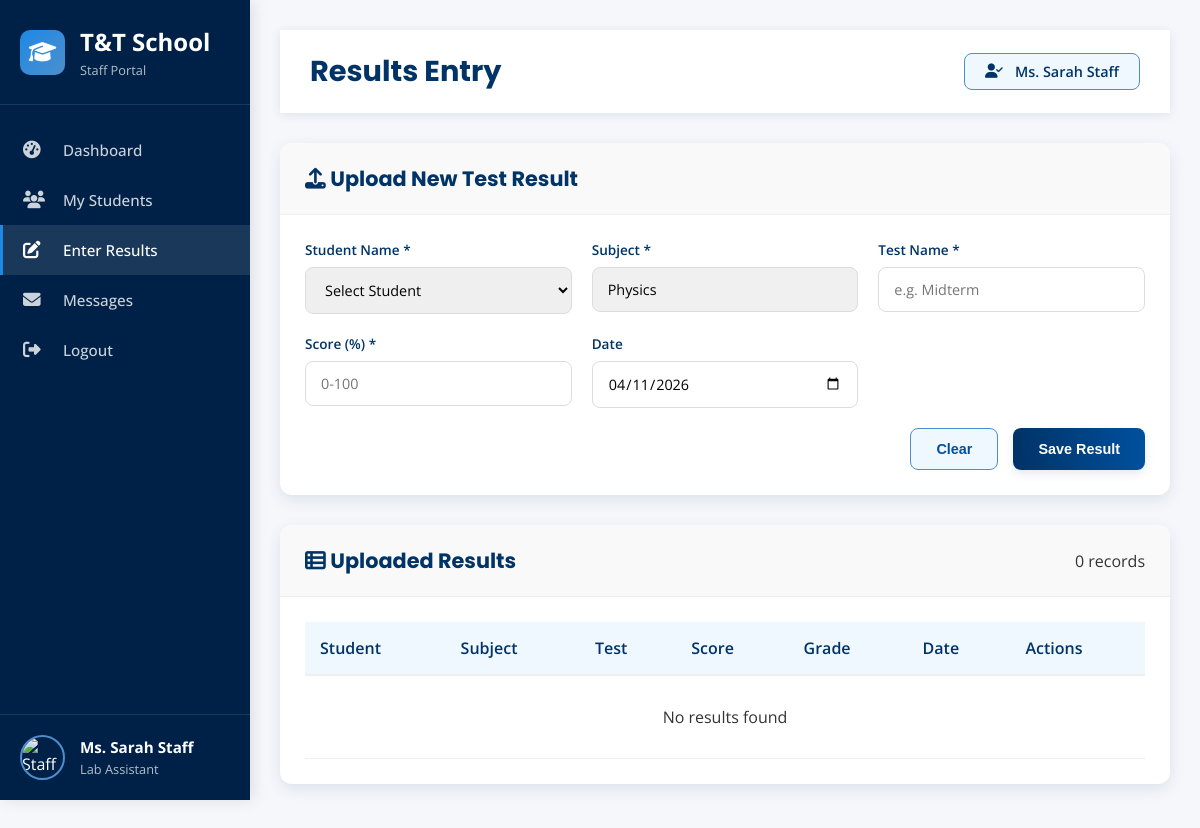
/staff/enter_results.php (signed in), run on the app's committed database.
### tables this page shows
CREATE TABLE IF NOT EXISTS `staff` (
  `staff_id` int(11) NOT NULL AUTO_INCREMENT,
  `full_name` varchar(100) NOT NULL,
  `email` varchar(100) NOT NULL,
  `password` varchar(255) NOT NULL,
  `qualification` varchar(100) DEFAULT NULL,
  `subject` varchar(100) DEFAULT NULL,
  `position` varchar(50) DEFAULT NULL,
  `phone` varchar(20) DEFAULT NULL,
  `image` varchar(255) DEFAULT NULL,
  `created_at` timestamp NOT NULL DEFAULT current_timestamp(),
  PRIMARY KEY (`staff_id`),
  UNIQUE KEY `email` (`email`)
);

### staff/enter_results.php (the view, shortened to what this page needs)
<?php
require_once '../include/config.php';
$staff_id = $_SESSION['user_id'];
try {
    $pdo->query("CREATE TABLE IF NOT EXISTS `student_results` (
      `result_id` int(11) NOT NULL AUTO_INCREMENT,
      `student_id` int(11) NOT NULL,
      `staff_id` int(11) NOT NULL,
      `subject` varchar(100) NOT NULL,
      `test_name` varchar(100) NOT NULL,
      `score` decimal(5,2) NOT NULL,
      `grade` varchar(2) NOT NULL,
      `created_at` timestamp NOT NULL DEFAULT current_timestamp(),
      PRIMARY KEY (`result_id`),
      KEY `student_id` (`student_id`),
      KEY `staff_id` (`staff_id`)
    ) ENGINE=InnoDB DEFAULT CHARSET=utf8mb4;");
} catch (PDOException $e) {
}
$query = "SELECT * FROM staff WHERE staff_id = ?";
$stmt = $pdo->prepare($query);
$stmt->execute([$staff_id]);
$staff = $stmt->fetch(PDO::FETCH_ASSOC);
$staff_name_display = $staff['full_name'] ?? 'Staff Member';
$results_query = "
    SELECT r.*, s.full_name as student_name
    FROM student_results r
    JOIN students s ON r.student_id = s.student_id
    WHERE r.staff_id = ?
    ORDER BY r.created_at DESC
";
$stmt = $pdo->prepare($results_query);
$stmt->execute([$staff_id]);
$results = $stmt->fetchAll(PDO::FETCH_ASSOC);
?>
<!DOCTYPE html>
<html lang="en">
<head>
    <link rel="stylesheet" href="https://cdnjs.cloudflare.com/ajax/libs/font-awesome/6.4.0/css/all.min.css">
</head>
<body>
<div class="container">
    <?php include '../include/staff_sidebar.php'; ?>
    <div class="main-content">
        <div class="top-header">
            <div class="header-left">
                <div class="page-title">
                    <h1>Results Entry</h1>
                </div>
            </div>
            <div class="staff-badge">
                <i class="fas fa-user-check"></i>
                <span><?php echo htmlspecialchars($staff_name_display); ?></span>
            </div>
        </div>
        <div class="card">
            <div class="card-header">
                <h2><i class="fas fa-upload"></i> Upload New Test Result</h2>
            </div>
            <div class="card-body">
                <form method="POST">
                    <div class="form-grid">
                        <div class="input-group">
                            <label>Student Name *</label>
                            <select name="student_id" required>
                                <option value="">Select Student</option>
                            </select>
                        </div>
                        <div class="input-group">
                            <label>Subject *</label>
                            <input type="text" name="subject" value="<?php echo htmlspecialchars($staff_subject); ?>" readonly style="background-color: #f0f0f0;">
                        </div>
                        <div class="input-group">
                            <label>Test Name *</label>
                            <input type="text" name="test_name" placeholder="e.g. Midterm" required>
                        </div>
                        <div class="input-group">
                            <label>Score (%) *</label>
                            <input type="number" name="score" min="0" max="100" step="0.01" placeholder="0-100" required>
                        </div>
                        <div class="input-group">
                            <label>Date</label>
                            <input type="date" name="result_date" value="<?php echo date('Y-m-d'); ?>" required>
                        </div>
                    </div>
                    <div style="display: flex; justify-content: flex-end; gap: 15px;">
                        <button type="reset" class="btn btn-outline">Clear</button>
                        <button type="submit" class="btn btn-primary">Save Result</button>
                    </div>
                </form>
            </div>
        </div>
        <div class="card">
            <div class="card-header">
                <h2><i class="fas fa-table-list"></i> Uploaded Results</h2>
                <div><span><?php echo count($results); ?></span> records</div>
            </div>
            <div class="card-body">
                <div class="table-wrapper">
                    <table class="results-table">
                        <thead>
                            <tr>
                                <th>Student</th>
                                <th>Subject</th>
                                <th>Test</th>
                                <th>Score</th>
                                <th>Grade</th>
                                <th>Date</th>
                                <th>Actions</th>
                            </tr>
                        </thead>
                        <tbody>
                            <?php if (empty($results)): ?>
                                <tr>
                                    <td colspan="7" style="text-align:center; padding: 30px;">No results found</td>
                                </tr>
                            <?php endif; ?>
                        </tbody>
                    </table>
                </div>
            </div>
        </div>
    </div>
</div>
</body>
</html>

### include/staff_sidebar.php (shortened to what this page needs)
<?php
$currentPage = basename($_SERVER['PHP_SELF']);
require_once __DIR__ . '/config.php';
$staff_name = "Staff Member";
$staff_position = "Teacher";
$staff_image = "../assets/images/staff/default.png";
if (isset($_SESSION['user_id']) && $_SESSION['role'] === 'staff') {
    $stmt = $pdo->prepare("SELECT * FROM staff WHERE staff_id = ?");
    $stmt->execute([$_SESSION['user_id']]);
    $staff = $stmt->fetch();
    if ($staff) {
        $staff_name = $staff['full_name'];
        $staff_position = $staff['position'];
        $staff_subject = $staff['subject'];
    }
}
?>
<div class="sidebar" id="sidebar">
    <div class="sidebar-header">
        <div class="logo-icon">
            <i class="fas fa-graduation-cap"></i>
        </div>
        <div class="logo-text">
            <h2>T&T School</h2>
            <p>Staff Portal</p>
        </div>
    </div>
    <div class="sidebar-menu">
        <a href="dashboard.php" class="menu-item <?php echo ($currentPage == 'dashboard.php') ? 'active' : ''; ?>">
            <i class="fas fa-tachometer-alt"></i>
            <span class="menu-text">Dashboard</span>
        </a>
        <a href="enroll_student.php" class="menu-item <?php echo ($currentPage == 'view_students.php') ? 'active' : ''; ?>">
            <i class="fas fa-users"></i>
            <span class="menu-text">My Students</span>
        </a>
        <a href="enter_results.php" class="menu-item <?php echo ($currentPage == 'enter_results.php') ? 'active' : ''; ?>">
            <i class="fas fa-edit"></i>
            <span class="menu-text">Enter Results</span>
        </a>
        <a href="#" class="menu-item">
            <i class="fas fa-envelope"></i>
            <span class="menu-text">Messages</span>
        </a>
        <a href="../auth/logout.php" class="menu-item">
            <i class="fas fa-sign-out-alt"></i>
            <span class="menu-text">Logout</span>
        </a>
    </div>
    <div class="sidebar-footer">
        <div class="user-info">
            <div class="user-avatar">
                <img src="<?php echo htmlspecialchars($staff_image); ?>" alt="Staff Image">
            </div>
            <div class="user-details">
                <h4><?php echo htmlspecialchars($staff_name); ?></h4>
                <p><?php echo htmlspecialchars($staff_position); ?></p>
            </div>
        </div>
    </div>
</div>

### data on the page
staff: full_name "Ms. Sarah Staff", position "Lab Assistant", subject "Physics"

### other printed values
count($results) "0"
